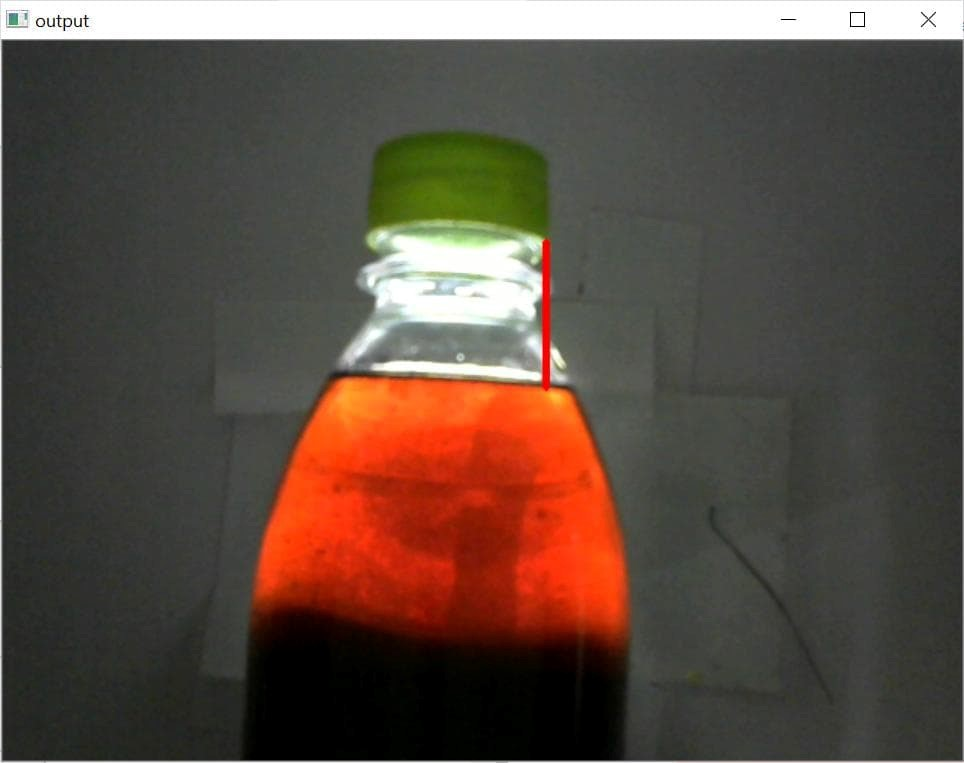
#> input picture chainuoc.jpg, 964 x 763 px, given in place of the camera
$ python ImageProcessing.py
#> lines starting #> are read from the running program, lines starting #| are printed output that depends on the picture; after the words box and inside, x2 and y2 are one past the last pixel; in counts of white or black regions, pixels touching at a corner belong together
import numpy as np
import cv2
import math
import serial
arduino = serial.Serial('COM6', 9600)
# arduino = serial.Serial('COM5', 9600)
chup =0;
cap = cv2.VideoCapture(0)
cap.set(3,640)
cap.set(4,480)
tong=0
data=0
def pythonreply(para):
    msg = str(para)
    arduino.write(bytes(msg))
    print(msg)
while True:
    length=0
    ret, img = cap.read()
#> img is the input picture: shape (763, 964, 3); mean B, G, R 65.4, 75.3, 90.8
    data = arduino.read()
    data = str(data)
    key = cv2.waitKey(10)
#> (key Esc is pressed here)
    ret, img = cap.read()
    if img is None:
         break
    gray = cv2.cvtColor(img, cv2.COLOR_BGR2GRAY)
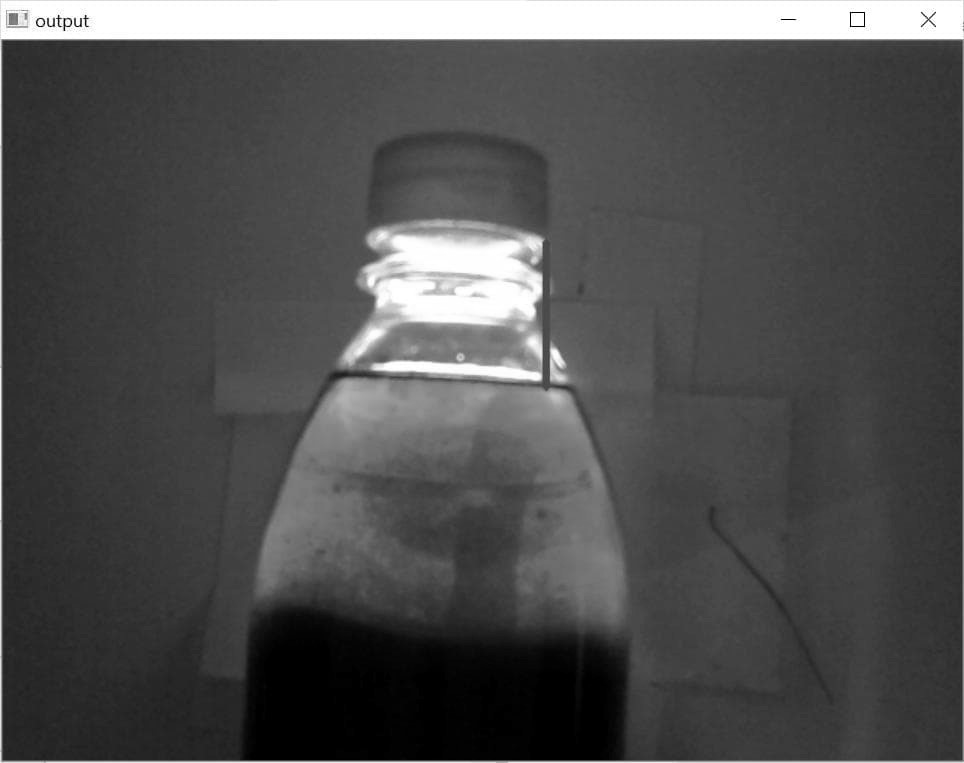
#> gray: shape (763, 964); min 0, max 255, mean 78.8
    edges = cv2.Canny(gray, 200, 220)
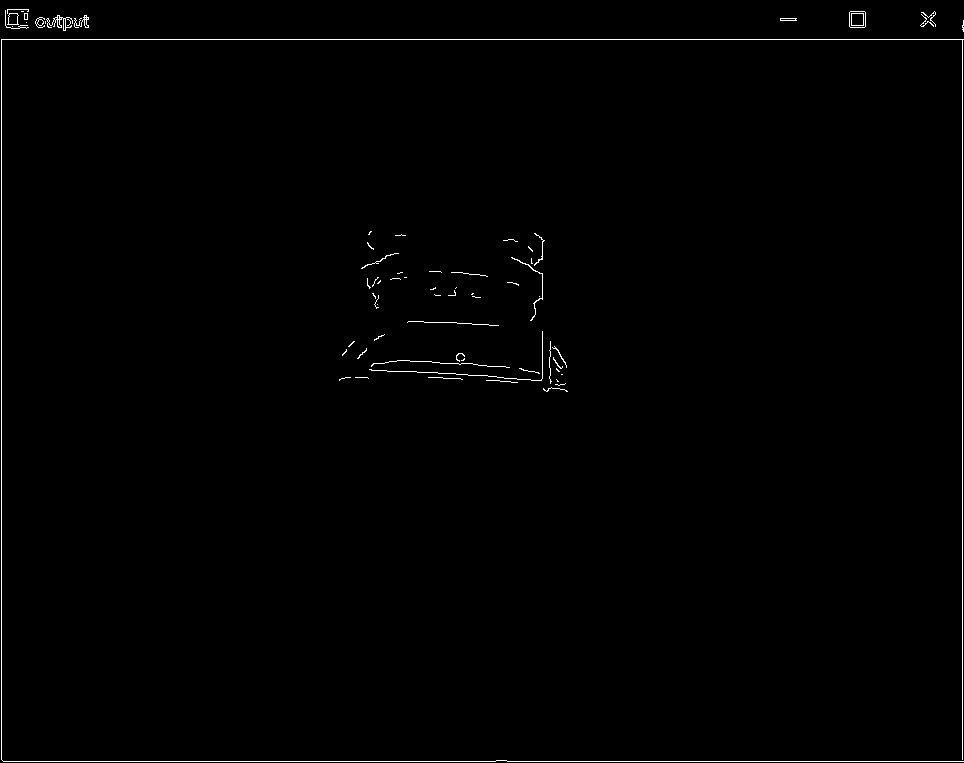
#> edges: shape (763, 964); 0.72% white in thin lines or dots
    lines = cv2.HoughLinesP(edges, 1, math.pi/1, 10, 10, 2, 350);
#> lines = 55 rows, first 6: [962, 761, 962, 25], [1, 759, 1, 39], [542, 378, 542, 39], [17, 39, 17, 9], [550, 388, 550, 39], [534, 380, 534, 39]

    dot1 = (lines[0][0][0],lines[0][0][1])
#> dot1 = (962, 761)
    dot2 = (lines[0][0][2],lines[0][0][3])
#> dot2 = (962, 25)
    cv2.line(img, dot1, dot2, (0,0,255), 3)
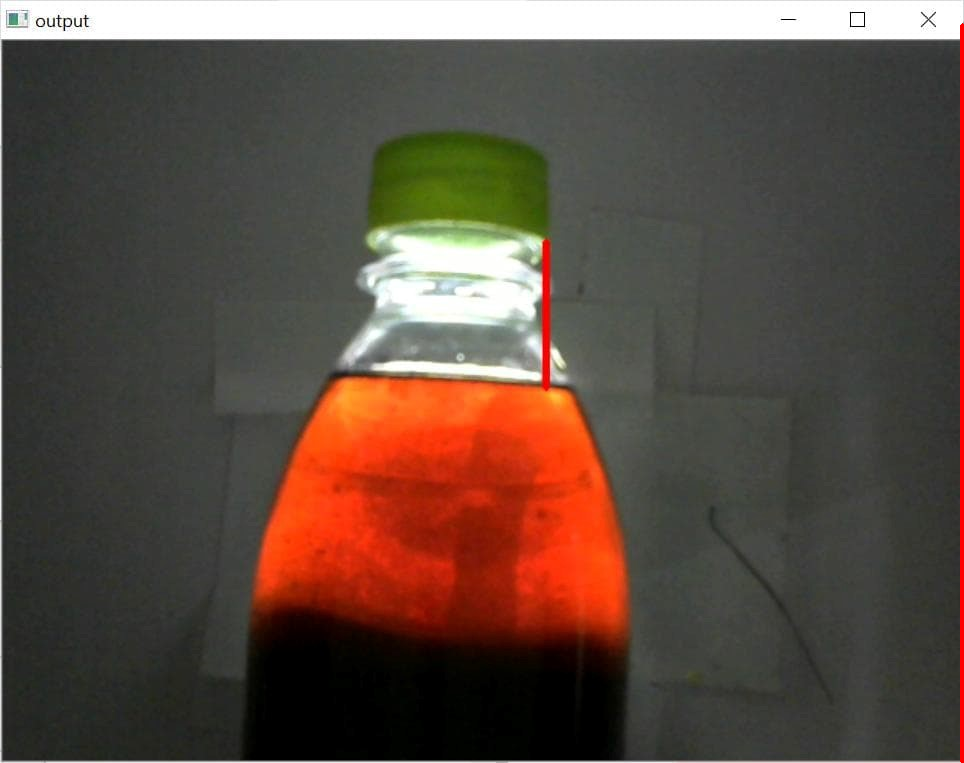
#> img: shape (763, 964, 3); 0.4% of pixels changed, all inside (x1, y1, x2, y2) = (960, 23, 964, 763)
    cv2.imshow("output", img)
   # print (length)
    key = cv2.waitKey(10)
#> (key Esc is pressed here)

    if key == 27:
         break
    if data=="c":
        gray = cv2.cvtColor(img, cv2.COLOR_BGR2GRAY)
        edges = cv2.Canny(gray, 100, 120)
        lines = cv2.HoughLinesP(edges, 1, math.pi/1, 20, None, 2, 480);

        dot1 = (lines[0][0][0],lines[0][0][1])
        dot2 = (lines[0][0][2],lines[0][0][3])
        cv2.line(img, dot1, dot2, (0,0,255), 3)
        cv2.imshow("output", img)
        length = lines[0][0][1] - lines[0][0][3]
        print(length)
        if(length<180 or length>220):
            print("khong dat")
            pythonreply(0)
            data="kc"
        elif(length>=180 and length<=220):
            print("dat")
            pythonreply(1)
            data="kc"
        length=0
cv2.destroyAllWindows()
cv2.VideoCapture(0).release()
